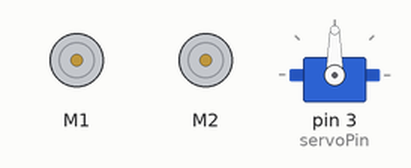
A sketch run on a simulated Arduino Uno, built with avr-gcc and run on an emulated ATmega328P. On the bench: 2 × DC motor (green arrow = forward, orange = backward, longer = faster), servo.

Above: at 2.5 s.
At 5.3 s:
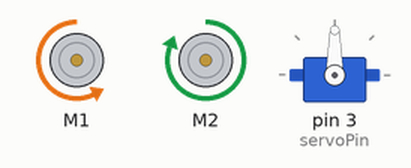
At 63.3 s:
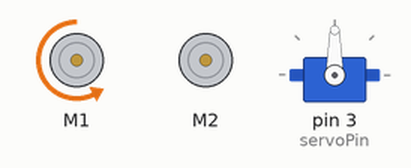
Timing chart, 0 to 74.2 s (numbered marks = the images above):
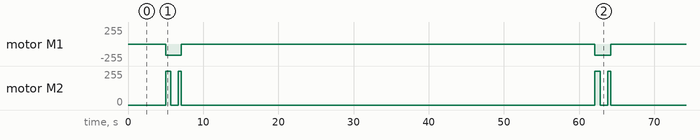

Measured:
- by itself, motor M1: alternates backward 166/255 for 2.1 s and stopped for 55.0 s
- by itself, motor M2: repeats every 57.1 s: stopped 1.0 s, forward 255/255 0.40 s, stopped 55.0 s, forward 255/255 0.70 s

The sketch:

milestone2.ino
```cpp
// Include the Servo library
#include <Wire.h>
#include <Adafruit_MotorShield.h>
#include <Servo.h>
// Declare the Servo pin
Adafruit_MotorShield AFMS = Adafruit_MotorShield();Adafruit_DCMotor *myMotor = AFMS.getMotor(1);Adafruit_DCMotor *myMotor2 = AFMS.getMotor(2);
int servoPin = 3;
// Create a servo object
Servo Servo1;

void setup() {
 Serial.begin(9600);           // set up Serial library at 9600 bps
 AFMS.begin();
 // We need to attach the servo to the used pin number
 myMotor->setSpeed(50);
 myMotor->run(FORWARD);  myMotor2->setSpeed(50);
 myMotor2-> run(FORWARD);
 // turn on motor
 myMotor->run(RELEASE);
 myMotor2->run(RELEASE);
 Servo1.attach(servoPin);
}
 void loop(){
   delay(5000);      myMotor->run(BACKWARD);
   myMotor->setSpeed(166);
   //167 goes left
   myMotor2->run(FORWARD);
   myMotor2->setSpeed(255);
   delay(700);
   myMotor2->run(RELEASE);
   delay(1000);
   myMotor2->run(FORWARD);
   myMotor2->setSpeed(255);
   delay(400);
   myMotor2->run(RELEASE);
   myMotor->run(RELEASE);
   delay(50000);
}
```

sketch_nov29b.ino
```cpp
#include "utility/Adafruit_MS_PWMServoDriver.h"

AF_DCMotor motor1(1, MOTOR12_64KHZ); // create motor #1, 64KHz pwm
AF_DCMotor motor2(2, MOTOR12_64KHZ); // motor #2


void go() {
  Serial.println("All motors ahead - fast");
  motor1.run(FORWARD);
  motor2.run(FORWARD);

  motor1.setSpeed(255);
  motor2.setSpeed(255);

}

void backup() {
  Serial.println("All motors backward - fast");
  motor1.run(BACKWARD);
  motor2.run(BACKWARD);

  motor1.setSpeed(255);
  motor2.setSpeed(255);

}

void left() {
  Serial.println("Pivot left");
  motor1.run(BACKWARD);
  motor2.run(BACKWARD);

  motor1.setSpeed(255);
  motor2.setSpeed(255);

}

void right() {
  Serial.println("Pivot right");
  motor1.run(FORWARD);
  motor2.run(FORWARD);

  motor1.setSpeed(255);
  motor2.setSpeed(255);

}

void halt() {
  uint8_t i;
  for (i=255; i!=0; i--) {
    motor1.setSpeed(i);
    motor2.setSpeed(i);

    delay(10);
    }
   Serial.println("All motors stop");
   motor1.run(RELEASE);
   motor2.run(RELEASE);

}

void avoidLeft() {
  halt();
  backup();
  delay(1500);
  left();
  delay(900);
}

void avoidRight() {
  halt();
  backup();
  delay(1500);
  right();
  delay(900);

}
```
